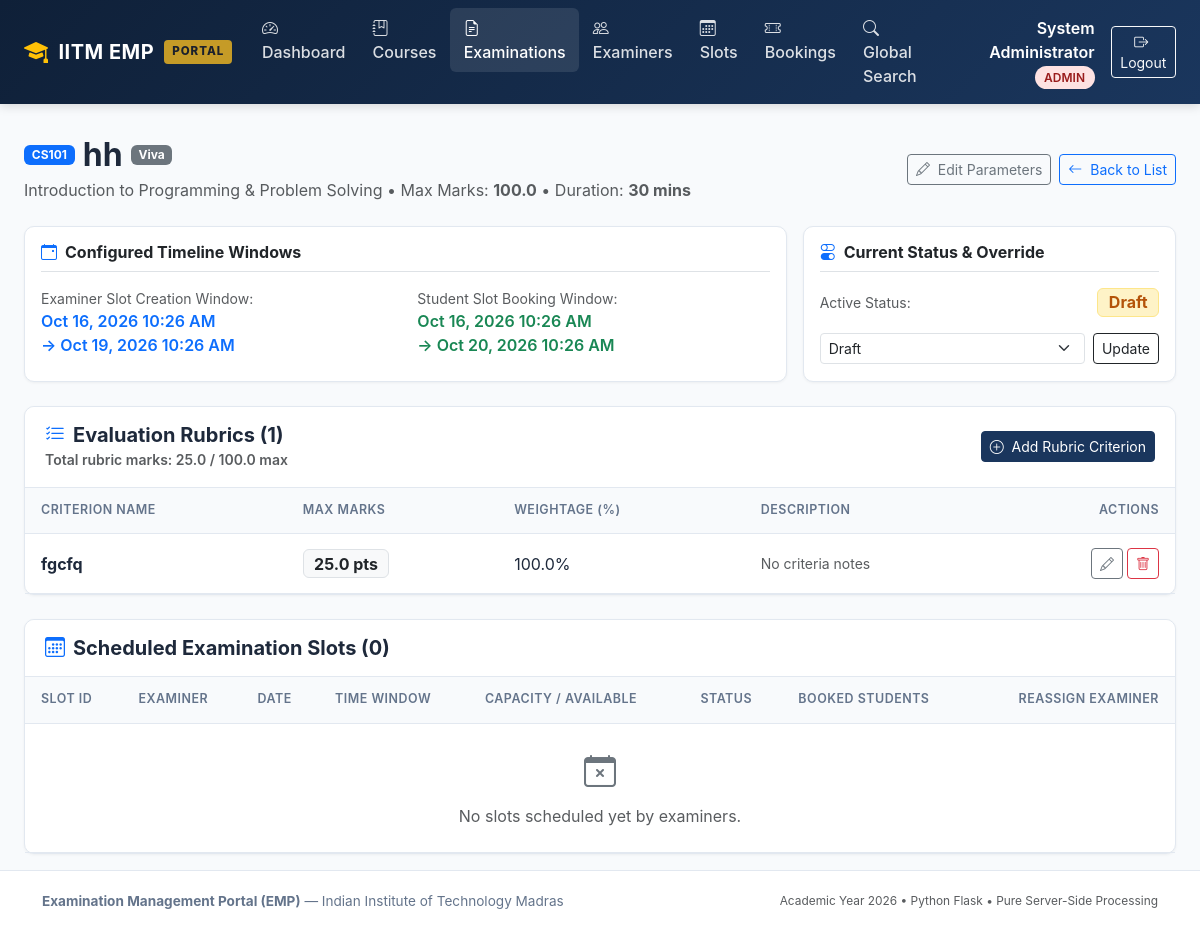
The app's page /admin/examinations/5 (signed in), older data.
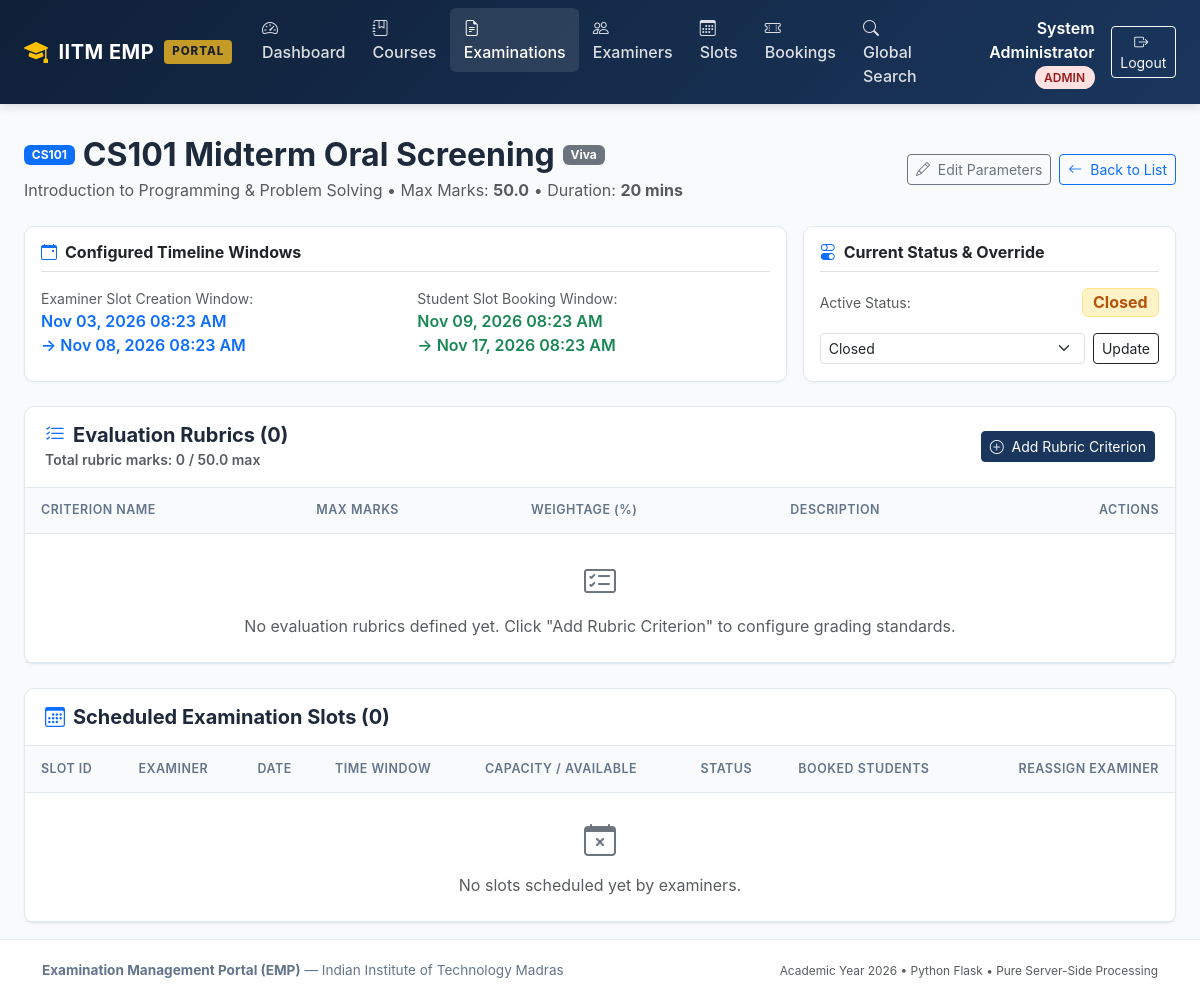
The same page, newer data.
### models/examination.py (models this page shows, shortened)
class Examination(db.Model):
    __tablename__ = 'examinations'
    exam_id = db.Column(db.Integer, primary_key=True, autoincrement=True)
    course_id = db.Column(db.Integer, db.ForeignKey('courses.course_id', ondelete='CASCADE'), nullable=False)
    examination_name = db.Column(db.String(200), nullable=False)
    examination_type = db.Column(db.String(50), nullable=False)
    duration = db.Column(db.Integer, nullable=False, default=30)
    maximum_marks = db.Column(db.Float, nullable=False, default=100.0)
    slot_creation_start = db.Column(db.DateTime, nullable=False)
    slot_creation_end = db.Column(db.DateTime, nullable=False)
    slot_booking_start = db.Column(db.DateTime, nullable=False)
    slot_booking_end = db.Column(db.DateTime, nullable=False)
    status = db.Column(db.String(30), nullable=False, default='Draft')
    course = db.relationship('Course', back_populates='examinations')
    rubrics = db.relationship('Rubric', back_populates='examination', cascade='all, delete-orphan')
    slots = db.relationship('ExaminationSlot', back_populates='examination', cascade='all, delete-orphan')
    def total_rubric_marks(self):
        return sum(r.maximum_marks for r in self.rubrics)

### models/rubric.py (models this page shows, shortened)
class Rubric(db.Model):
    __tablename__ = 'rubrics'
    rubric_id = db.Column(db.Integer, primary_key=True, autoincrement=True)
    examination_id = db.Column(db.Integer, db.ForeignKey('examinations.exam_id', ondelete='CASCADE'), nullable=False)
    criterion_name = db.Column(db.String(200), nullable=False)
    maximum_marks = db.Column(db.Float, nullable=False)
    weightage = db.Column(db.Float, nullable=False, default=100.0)
    description = db.Column(db.Text, nullable=True)
    examination = db.relationship('Examination', back_populates='rubrics')
    evaluations = db.relationship('Evaluation', back_populates='rubric', cascade='all, delete-orphan')

### routes/admin.py (the view)
@admin_bp.route('/examinations/<int:exam_id>')
def examination_detail(exam_id):
    exam = db.session.get(Examination, exam_id) or abort(404)
    rubrics = Rubric.query.filter_by(examination_id=exam_id).all()
    slots = ExaminationSlot.query.filter_by(examination_id=exam_id).order_by(ExaminationSlot.date, ExaminationSlot.start_time).all()
    examiners = User.query.filter_by(role='examiner', status='active').all()
    return render_template('admin/examination_detail.html', exam=exam, rubrics=rubrics, slots=slots, examiners=examiners)

### routes/admin.py (called while the page is built)
@admin_bp.before_request
@login_required
@role_required('admin')
def check_admin():
    pass

### templates/admin/examination_detail.html (shortened to what the changed rows need)
{% extends 'base.html' %}
{% block content %}
<div class="d-flex flex-column flex-md-row justify-content-between align-items-md-center mb-4 gap-2">
  <div>
    <div class="d-flex align-items-center gap-2 mb-1">
      <span class="badge bg-primary">{{ exam.course.course_code }}</span>
      <h2 class="fw-bold mb-0">{{ exam.examination_name }}</h2>
      <span class="badge bg-secondary">{{ exam.examination_type }}</span>
    </div>
    <p class="text-muted mb-0">{{ exam.course.course_name }} &bull; Max Marks: <strong>{{ exam.maximum_marks }}</strong> &bull; Duration: <strong>{{ exam.duration }} mins</strong></p>
  </div>
</div>
<div class="row g-3 mb-4">
  <div class="col-md-8">
    <div class="emp-card p-3 h-100">
      <div class="row">
        <div class="col-sm-6 mb-2">
          <div class="text-muted small">Examiner Slot Creation Window:</div>
          <div class="fw-semibold text-primary">
            {{ exam.slot_creation_start | datetime_format }} <br>&rarr; {{ exam.slot_creation_end | datetime_format }}
          </div>
        </div>
        <div class="col-sm-6 mb-2">
          <div class="text-muted small">Student Slot Booking Window:</div>
          <div class="fw-semibold text-success">
            {{ exam.slot_booking_start | datetime_format }} <br>&rarr; {{ exam.slot_booking_end | datetime_format }}
          </div>
        </div>
      </div>
    </div>
  </div>
  <div class="col-md-4">
    <div class="emp-card p-3 h-100">
      <div class="d-flex align-items-center justify-content-between mb-3">
        <span class="text-muted small">Active Status:</span>
        <span class="badge fs-6 {% if exam.status == 'Booking Open' %}badge-status-open{% elif exam.status == 'Slot Creation' %}badge-status-creation{% elif exam.status == 'Completed' %}badge-status-completed{% else %}badge-status-draft{% endif %}">
          {{ exam.status }}
        </span>
      </div>
      <form method="POST" action="{{ url_for('admin.update_examination_status', exam_id=exam.exam_id) }}" class="d-flex gap-2">
        <select name="status" class="form-select form-select-sm">
          <option value="Draft" {% if exam.status == 'Draft' %}selected{% endif %}>Draft</option>
          <option value="Closed" {% if exam.status == 'Closed' %}selected{% endif %}>Closed</option>
        </select>
        <button type="submit" class="btn btn-sm btn-outline-dark">Update</button>
      </form>
    </div>
  </div>
</div>
<div class="emp-card mb-4">
  <div class="emp-card-header d-flex justify-content-between align-items-center">
    <div>
      <h5 class="mb-0 fw-bold"><i class="bi bi-list-check text-primary me-2"></i>Evaluation Rubrics ({{ rubrics|length }})</h5>
      <span class="small text-muted">Total rubric marks: {{ exam.total_rubric_marks() }} / {{ exam.maximum_marks }} max</span>
    </div>
  </div>
  <div class="table-responsive">
    <table class="emp-table">
      <thead>
        <tr>
          <th>Criterion Name</th>
          <th>Max Marks</th>
          <th>Weightage (%)</th>
          <th>Description</th>
          <th class="text-end">Actions</th>
        </tr>
      </thead>
      <tbody>
        {% for r in rubrics %}
        <tr>
          <td class="fw-bold">{{ r.criterion_name }}</td>
          <td><span class="badge bg-light text-dark border fs-6">{{ r.maximum_marks }} pts</span></td>
          <td>{{ r.weightage }}%</td>
          <td class="text-muted small" style="max-width: 350px;">{{ r.description or 'No criteria notes' }}</td>
          <td class="text-end">
            <div class="d-inline-flex gap-1">
              <a href="{{ url_for('admin.edit_rubric', rubric_id=r.rubric_id) }}" class="btn btn-sm btn-outline-secondary" title="Edit Criterion">
                <i class="bi bi-pencil"></i>
              </a>
              <form method="POST" action="{{ url_for('admin.delete_rubric', rubric_id=r.rubric_id) }}" class="d-inline" onsubmit="return confirm('Delete this rubric criterion?');">
                <button type="submit" class="btn btn-sm btn-outline-danger" title="Delete Criterion">
                  <i class="bi bi-trash"></i>
                </button>
              </form>
            </div>
          </td>
        </tr>
        {% else %}
        <tr>
          <td colspan="5" class="text-center py-4 text-muted">
            <i class="bi bi-card-checklist fs-2 d-block text-secondary mb-2"></i>
            No evaluation rubrics defined yet. Click "Add Rubric Criterion" to configure grading standards.
          </td>
        </tr>
        {% endfor %}
      </tbody>
    </table>
  </div>
</div>
<div class="emp-card">
  <div class="table-responsive">
    <table class="emp-table">
      <thead>
        <tr>
          <th>Slot ID</th>
          <th>Examiner</th>
          <th>Date</th>
          <th>Time Window</th>
          <th>Capacity / Available</th>
          <th>Status</th>
          <th>Booked Students</th>
          <th class="text-end">Reassign Examiner</th>
        </tr>
      </thead>
    </table>
  </div>
</div>
{% endblock %}

Row changes from the older to the newer data that the page shows:
no longer on this page (row edited): Rubric: total_rubric_marks "25.0", criterion_name "fgcfq", maximum_marks "25.0", weightage "100.0", description "No criteria notes"
changed Examination "Viva": examination_name "hh" → "CS101 Midterm Oral Screening"; maximum_marks "100.0" → "50.0"; duration "30" → "20"; slot_creation_start "Oct 16, 2026 10:26 AM" → "Nov 03, 2026 08:23 AM"; slot_creation_end "Oct 19, 2026 10:26 AM" → "Nov 08, 2026 08:23 AM"; slot_booking_start "Oct 16, 2026 10:26 AM" → "Nov 09, 2026 08:23 AM"; slot_booking_end "Oct 20, 2026 10:26 AM" → "Nov 17, 2026 08:23 AM"; status "Draft" → "Closed"
Text that changed along with them:
{{ rubrics|length }}: "1" → "0"
{{ exam.total_rubric_marks() }}: (not shown) → "0"
text now shown: "No evaluation rubrics defined yet. Click \"Add Rubric Criterion\" to configure grading standards."
